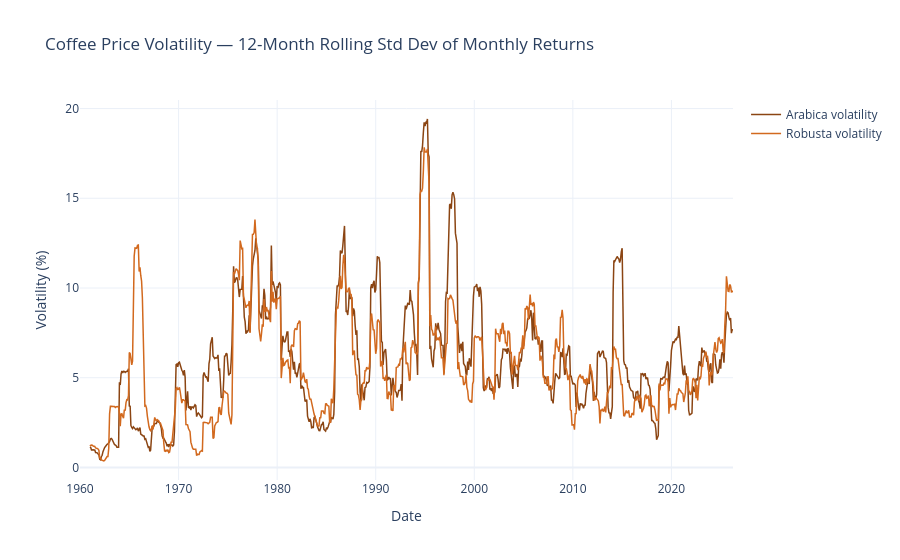

Source (notebook cell):
### Code cell
# Calculate monthly percentage change and rolling volatility
df["arabica_pct_change"] = df["arabica_usd"].pct_change() * 100
df["robusta_pct_change"] = df["robusta_usd"].pct_change() * 100

# 12-month rolling volatility (standard deviation of monthly returns)
df["arabica_volatility"] = df["arabica_pct_change"].rolling(12).std()
df["robusta_volatility"] = df["robusta_pct_change"].rolling(12).std()

# Plot volatility
fig2 = go.Figure()

fig2.add_trace(go.Scatter(
    x=df["date"], y=df["arabica_volatility"],
    name="Arabica volatility", line=dict(color="#8B4513", width=1.5)
))
fig2.add_trace(go.Scatter(
    x=df["date"], y=df["robusta_volatility"],
    name="Robusta volatility", line=dict(color="#D2691E", width=1.5)
))

fig2.update_layout(
    title="Coffee Price Volatility — 12-Month Rolling Std Dev of Monthly Returns",
    xaxis_title="Date",
    yaxis_title="Volatility (%)",
    template="plotly_white",
    hovermode="x unified"
)

fig2.show()

### Figure 1 — Plotly figure (JSON) as saved in the notebook; plotly's stock layout.template omitted (floating-point values rounded to 4 significant figures; data arrays with more than 128 entries replaced by an {"elided": "..."} marker saying what was removed)
{"data": [{"line": {"color": "#8B4513", "width": 1.5}, "name": "Arabica volatility", "type": "scatter", "x": {"elided": "796 str values"}, "y": {"elided": "796 float values"}}, {"line": {"color": "#D2691E", "width": 1.5}, "name": "Robusta volatility", "type": "scatter", "x": {"elided": "796 str values"}, "y": {"elided": "796 float values"}}], "layout": {"hovermode": "x unified", "title": {"text": "Coffee Price Volatility — 12-Month Rolling Std Dev of Monthly Returns"}, "xaxis": {"title": {"text": "Date"}}, "yaxis": {"title": {"text": "Volatility (%)"}}}}
